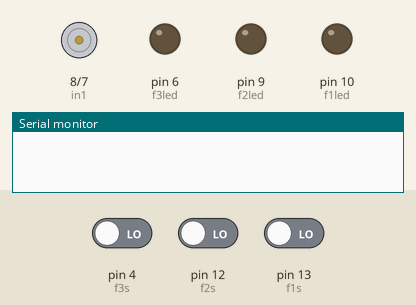
Bench run of a sketch on a simulated Arduino Uno, built with avr-gcc and run on an emulated ATmega328P. Parts: motor-driver pin pairs drawn as motors (green arrow = first pin HIGH = forward, orange = second pin HIGH = backward, longer = more drive, scaled by the enable pin), output pins drawn as LEDs (lit = HIGH), the last lines printed to the serial monitor. The test bench sets the inputs (shaded band); at power-on: pin 4 (f3s) LOW, pin 12 (f2s) LOW, pin 13 (f1s) LOW.

Above: at 1.2 s.
1.3 s: pin 4 (f3s) driven HIGH
At 2.6 s:
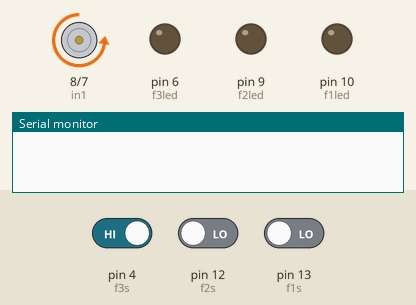
4.3 s: pin 12 (f2s) driven HIGH
At 5.5 s:
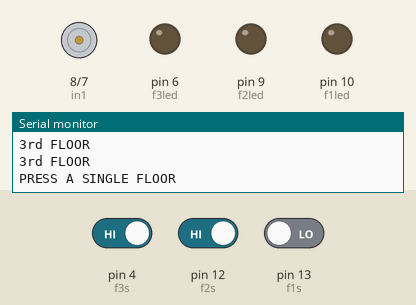
7.3 s: pin 4 (f3s) driven LOW
At 10.2 s:
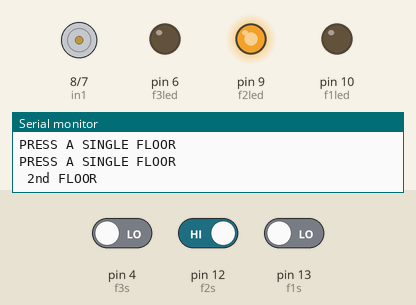
10.3 s: pin 12 (f2s) driven LOW
At 12.2 s:
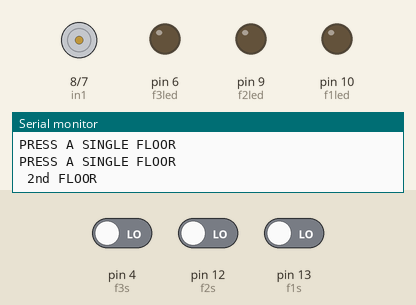
12.5 s: pin 13 (f1s) driven HIGH
At 14.2 s:
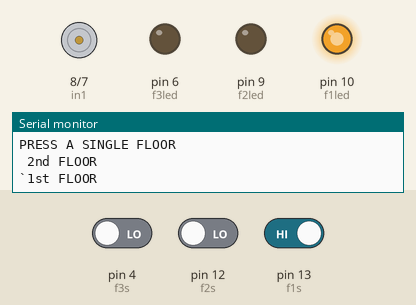
15.5 s: pin 13 (f1s) driven LOW
At 17.7 s:
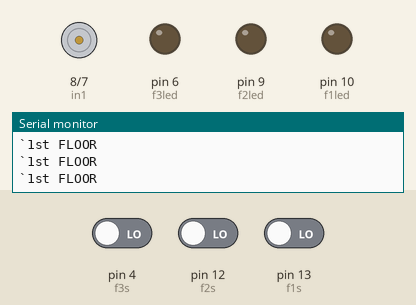
Timing chart, 0 to 18.9 s (numbered marks = the images above; inputs shaded):
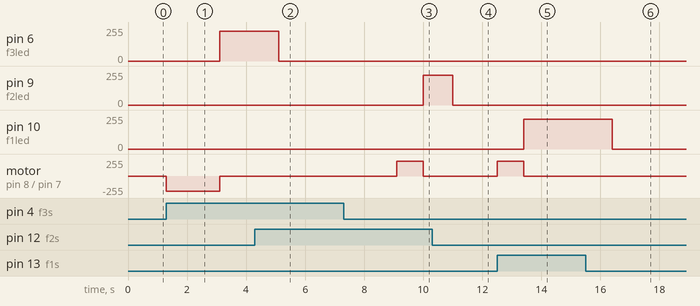

The sketch:

elevator1.ino
```cpp
int en1=11;
int in1=8;
int in2=7;
int f1s=13;
int f2s=12;
int f3s=4;
int f1led=10;
int f2led=9;
int f3led=6;

void setup()
{ pinMode(f1s, INPUT); //inputs for switches
  pinMode(f2s, INPUT);
  pinMode(f3s, INPUT);

  pinMode(f1led, OUTPUT); //output of led
  pinMode(f2led, OUTPUT);
  pinMode(f3led, OUTPUT);

  analogWrite(f1led,0);  //intializing the led to 0 brightness
  analogWrite(f2led,0);
  analogWrite(f3led,0);

  pinMode(en1, OUTPUT); //enable pin
  pinMode(in1, OUTPUT); //input pin
  pinMode(in2, OUTPUT);

  digitalWrite(in1,LOW); //setting the elevator at rest
  digitalWrite(in2,LOW);


  Serial.begin(9600);

}


void loop()
{static int floor=1; //initial floor is 1
 int floor1=digitalRead(f1s); //switches reading the selection of floor
 int floor2=digitalRead(f2s);
 int floor3=digitalRead(f3s);

 //when 1st floor is pressed
 if((floor1== HIGH)&&(floor2==LOW)&&(floor3==LOW))
 {
  while(floor>1)
  {analogWrite(en1,225);
   digitalWrite(in1,HIGH);
   digitalWrite(in2,LOW);
   delay(900);
   floor-=1;
  }
  if(floor==1)
 {
    Serial.println("`1st FLOOR");
    analogWrite(f1led,225);
    digitalWrite(in1,LOW);
    digitalWrite(in2,LOW);  //motor stops
    delay(1000);} }

  //when 2nd floor is pressed
  if((floor2== HIGH)&&(floor1==LOW)&&(floor3==LOW))
 {
   while(floor<2) // if the elevator is on floor 1
 {analogWrite(en1,225);
   digitalWrite(in1,LOW);
   digitalWrite(in2,HIGH);
   floor+=1;
  delay(900);
  }
   while(floor>2) //if the elevator is on floor 3
  {analogWrite(en1,225);
   digitalWrite(in1,HIGH);
   digitalWrite(in2,LOW);
   delay(900);
   floor-=1;
  }

  if(floor==2)
  { Serial.println(" 2nd FLOOR");
   analogWrite(f2led,225);
   digitalWrite(in1,LOW);
   digitalWrite(in2,LOW);  //motor stops
   delay(1000);} }

  if((floor3==HIGH)&&(floor1==LOW)&&(floor2==LOW))

  {
    while(floor<3)
  {analogWrite(en1,225);
   digitalWrite(in1,LOW);
   digitalWrite(in2,HIGH);
   floor+=1;
   delay(900);}

   if(floor==3)
   { Serial.println("3rd FLOOR");
    analogWrite(f3led,225);
    digitalWrite(in1,LOW);
    digitalWrite(in2,LOW); //motor stops
    delay(1000);}}

   if(((floor1==HIGH)&&(floor2==HIGH)&&(floor3==LOW))||
      ((floor1==HIGH)&&(floor2==LOW)&&(floor3==HIGH))||
      ((floor1==LOW)&&(floor2==HIGH)&&(floor3==HIGH))||
      ((floor1==HIGH)&&(floor2==HIGH)&&(floor3==HIGH)))
   {Serial.println("PRESS A SINGLE FLOOR");
    delay(2000);}


   analogWrite(f1led,0);
   analogWrite(f2led,0);
   analogWrite(f3led,0);

  }
 
```

Measured:
- after the input at 1.3 s, pin 6 (f3led): 0/255 → 225/255 after 1.8 s; motor on pin 8 (in1) / pin 7 (in2): stopped → backward 225/255 at once, → stopped 1.8 s later
- after the input at 4.3 s, pin 6 (f3led): 225/255 → 0/255 after 0.80 s
- after the input at 7.3 s, pin 9 (f2led): 0/255 → 225/255 after 2.7 s; motor on pin 8 (in1) / pin 7 (in2): stopped → forward 225/255 after 1.8 s, → stopped 0.90 s later
- after the input at 10.3 s, pin 9 (f2led): 225/255 → 0/255 after 0.70 s
- after the input at 12.5 s, pin 10 (f1led): 0/255 → 225/255 after 0.90 s; motor on pin 8 (in1) / pin 7 (in2): stopped → forward 225/255 at once, → stopped 0.90 s later
- after the input at 15.5 s, pin 10 (f1led): 225/255 → 0/255 after 0.90 s
